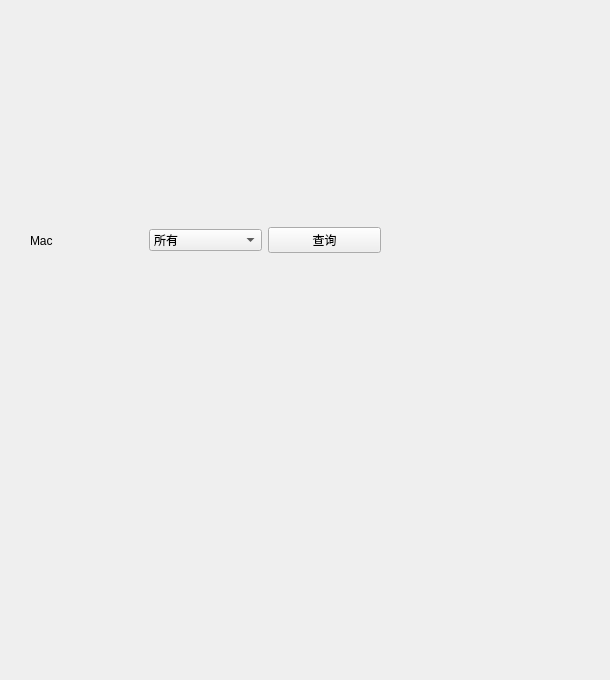
<?xml version="1.0" encoding="UTF-8"?>
<ui version="4.0">
 <class>Form</class>
 <widget class="QWidget" name="Form">
  <property name="geometry">
   <rect>
    <x>0</x>
    <y>0</y>
    <width>610</width>
    <height>680</height>
   </rect>
  </property>
  <property name="windowTitle">
   <string>Form</string>
  </property>
  <widget class="QWidget" name="layoutWidget">
   <property name="geometry">
    <rect>
     <x>30</x>
     <y>20</y>
     <width>351</width>
     <height>441</height>
    </rect>
   </property>
   <layout class="QHBoxLayout" name="horizontalLayout">
    <item>
     <widget class="QLabel" name="macLabel">
      <property name="text">
       <string>Mac</string>
      </property>
     </widget>
    </item>
    <item>
     <widget class="QComboBox" name="macComboBox">
      <item>
       <property name="text">
        <string>所有</string>
       </property>
      </item>
     </widget>
    </item>
    <item>
     <widget class="QPushButton" name="q1722PushBtn">
      <property name="text">
       <string>查询</string>
      </property>
     </widget>
    </item>
   </layout>
  </widget>
 </widget>
 <resources/>
 <connections/>
</ui>
